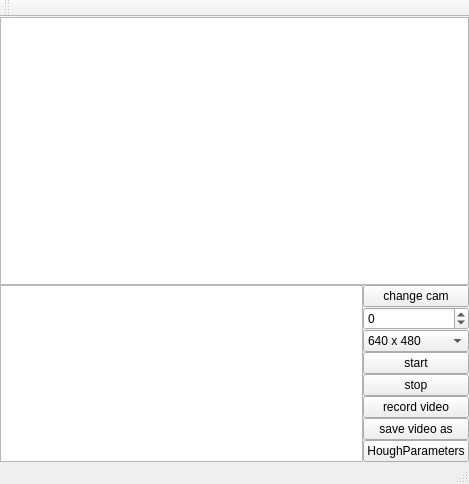
<?xml version="1.0" encoding="UTF-8"?>
<ui version="4.0">
 <class>MainWindow</class>
 <widget class="QMainWindow" name="MainWindow">
  <property name="geometry">
   <rect>
    <x>0</x>
    <y>0</y>
    <width>469</width>
    <height>484</height>
   </rect>
  </property>
  <property name="windowTitle">
   <string>MainWindow</string>
  </property>
  <widget class="QWidget" name="centralWidget">
   <layout class="QGridLayout" name="gridLayout_2">
    <property name="leftMargin">
     <number>0</number>
    </property>
    <property name="topMargin">
     <number>0</number>
    </property>
    <property name="rightMargin">
     <number>0</number>
    </property>
    <property name="bottomMargin">
     <number>0</number>
    </property>
    <property name="spacing">
     <number>0</number>
    </property>
    <item row="0" column="0">
     <layout class="QGridLayout" name="centralWidgetLayout" columnminimumwidth="0,0">
      <property name="sizeConstraint">
       <enum>QLayout::SetDefaultConstraint</enum>
      </property>
      <property name="spacing">
       <number>0</number>
      </property>
      <item row="0" column="0" colspan="2">
       <widget class="QGraphicsView" name="graphicsView"/>
      </item>
      <item row="1" column="1">
       <widget class="QPushButton" name="changeCamBtn">
        <property name="text">
         <string>change cam</string>
        </property>
       </widget>
      </item>
      <item row="4" column="1">
       <widget class="QPushButton" name="startBtn">
        <property name="text">
         <string>start</string>
        </property>
       </widget>
      </item>
      <item row="1" column="0" rowspan="8">
       <widget class="QTextBrowser" name="messageTextBrowser">
        <property name="maximumSize">
         <size>
          <width>16777215</width>
          <height>16777215</height>
         </size>
        </property>
       </widget>
      </item>
      <item row="5" column="1">
       <widget class="QPushButton" name="stopBtn">
        <property name="text">
         <string>stop</string>
        </property>
       </widget>
      </item>
      <item row="2" column="1">
       <widget class="QSpinBox" name="camIdSpnBx">
        <property name="minimum">
         <number>-1</number>
        </property>
       </widget>
      </item>
      <item row="8" column="1">
       <widget class="QPushButton" name="houghParametersBtn">
        <property name="text">
         <string>HoughParameters</string>
        </property>
       </widget>
      </item>
      <item row="7" column="1">
       <widget class="QPushButton" name="saveVideoButton">
        <property name="text">
         <string>save video as</string>
        </property>
       </widget>
      </item>
      <item row="3" column="1">
       <widget class="QComboBox" name="resolutionCmbBx">
        <item>
         <property name="text">
          <string>640 x 480</string>
         </property>
        </item>
        <item>
         <property name="text">
          <string>1280 x 720</string>
         </property>
        </item>
        <item>
         <property name="text">
          <string>1920 x 1080</string>
         </property>
        </item>
       </widget>
      </item>
      <item row="6" column="1">
       <widget class="QPushButton" name="recordVideoButton">
        <property name="sizePolicy">
         <sizepolicy hsizetype="Minimum" vsizetype="Fixed">
          <horstretch>0</horstretch>
          <verstretch>0</verstretch>
         </sizepolicy>
        </property>
        <property name="text">
         <string>record video</string>
        </property>
        <property name="icon">
         <iconset>
          <normaloff>../../../../../.designer/icons/record.png</normaloff>
          <normalon>../../../../../.designer/icons/record_stop.png</normalon>../../../../../.designer/icons/record.png</iconset>
        </property>
       </widget>
      </item>
     </layout>
    </item>
   </layout>
  </widget>
  <widget class="QMenuBar" name="menuBar">
   <property name="geometry">
    <rect>
     <x>0</x>
     <y>0</y>
     <width>469</width>
     <height>19</height>
    </rect>
   </property>
  </widget>
  <widget class="QToolBar" name="mainToolBar">
   <attribute name="toolBarArea">
    <enum>TopToolBarArea</enum>
   </attribute>
   <attribute name="toolBarBreak">
    <bool>false</bool>
   </attribute>
  </widget>
  <widget class="QStatusBar" name="statusBar"/>
 </widget>
 <layoutdefault spacing="6" margin="11"/>
 <resources/>
 <connections/>
</ui>
